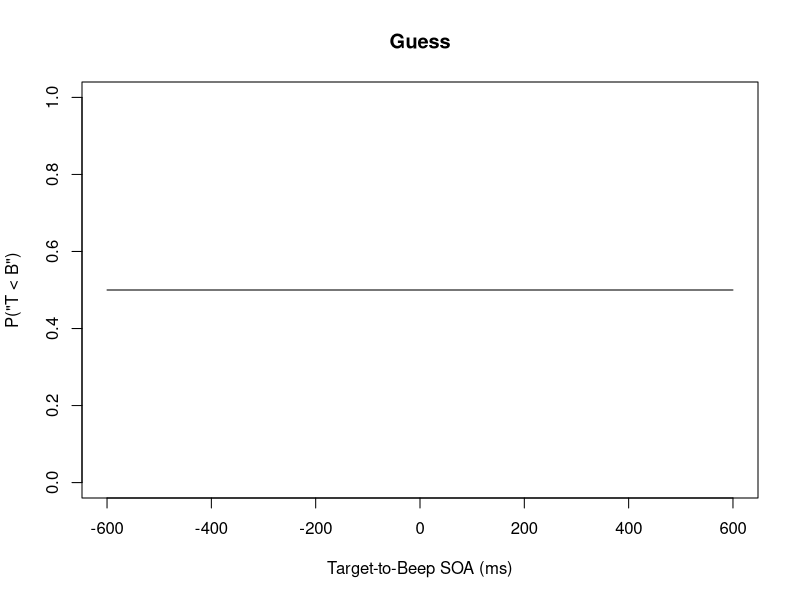
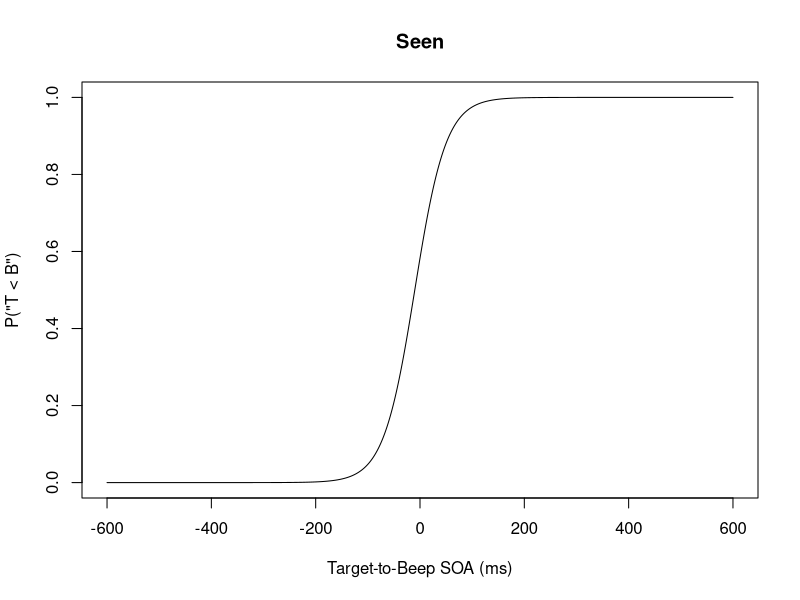
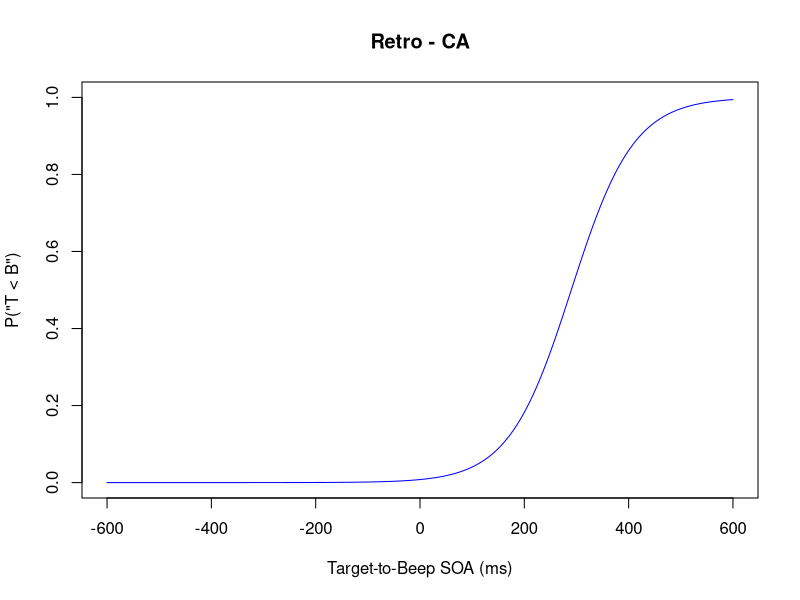
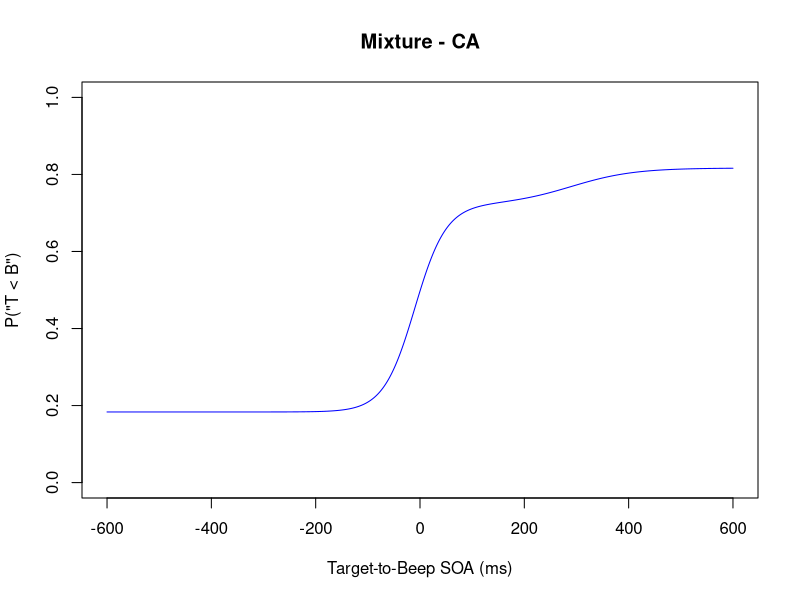
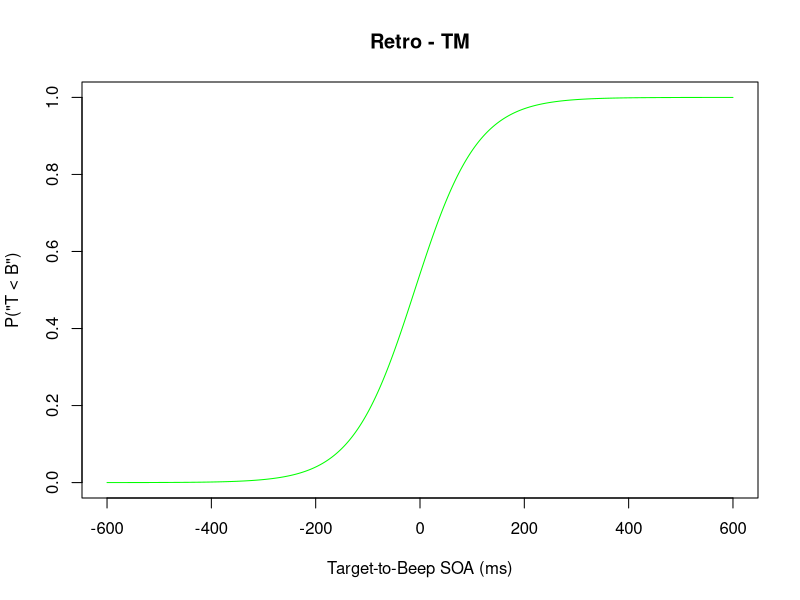
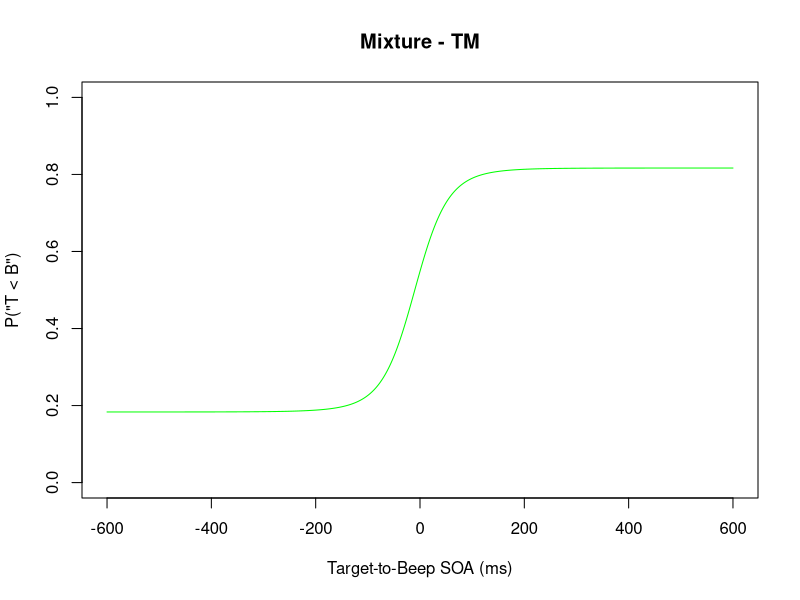
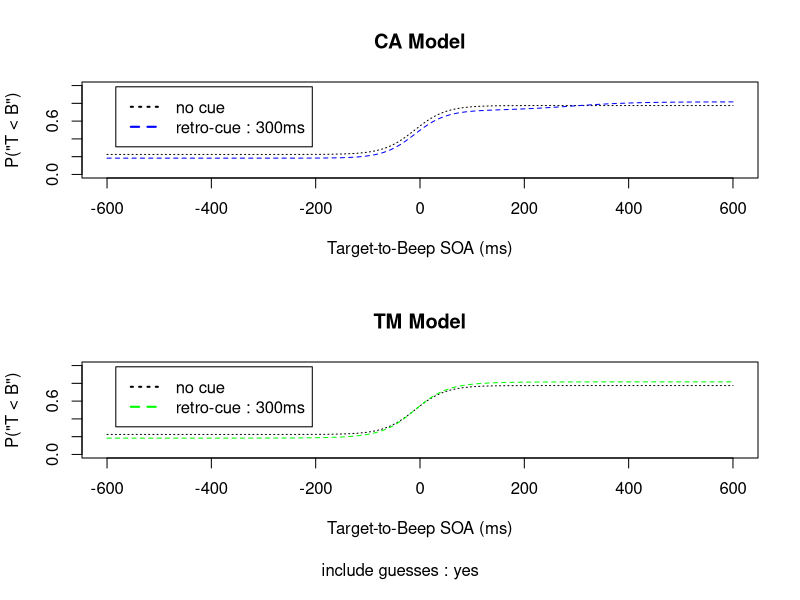
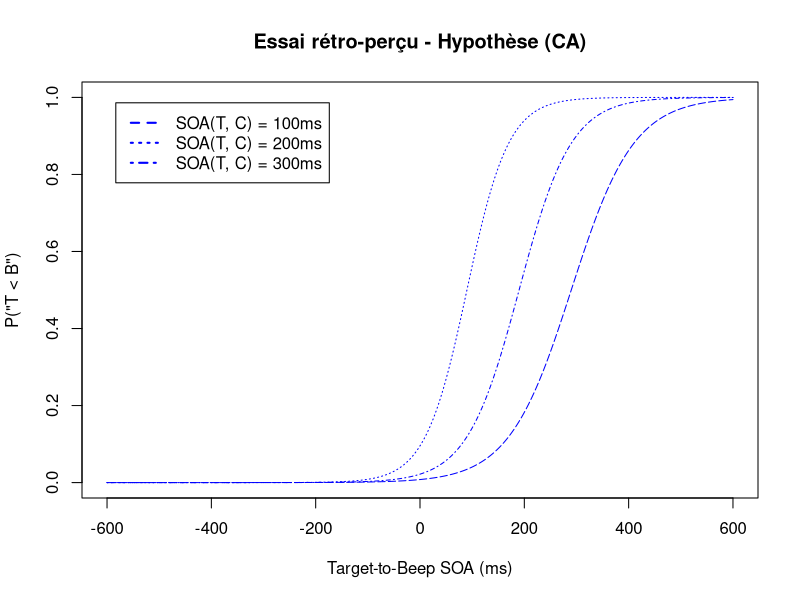

R code for these plots, in order:
#### Temporal Order Judgment (TOJ) Model ###

# Chaque essai a 3 issues possibles :
# 1. soit la cible n’a pas été perçue consciemment ;
# 2. soit la cible a été perçue consciemment directement ;
# 3. soit la cible a été perçue consciemment rétrospectivement grâce à la cue.
# Dans la suite, on qualifiera ces 3 types d'essai par 1. "guess", 2. "seen", et 3. "retro"

# Proportions of trials

# baseline probability to see the target in no-cue condition,
# data from Sergent_Thibault_et_al 2016 PLOS
p.seen.nocue <- 0.55

## proportion of "guess" trials, with cue present
p.guess <- function(soa.toCue) {
  # data from Sergent_Thibault_et_al 2016 PLOS
  data.soa.toCue <- c(-100, 100, 400)
  data.p.guess <-  c(0.24, 0.32, 0.39)
  # linear interpolation of data points
  approxfun(data.soa.toCue, data.p.guess, rule=2)(soa.toCue)
}

## fraction of "retro" trials among both "seen" and "retro" trials
fraction.retro <- function(soa.toCue) {
  if (soa.toCue >= 0) {
    ## defined as the increase in probability to see the target from the baseline
    (1 - p.seen.nocue - p.guess(soa.toCue)) / p.seen.nocue
  } else {
    0 # retroperception cannot happen when the cue appears before the target
  }
}

### with cue present
p.trials <- function(soa.toCue, include.guesses = TRUE) {
  p.g <- if (include.guesses) p.guess(soa.toCue) else 0
  p.retro <- (1 - p.g) * fraction.retro(soa.toCue)
  p.seen <- 1 - p.g - p.retro
  list(guess = p.g, seen = p.seen, retro = p.retro)
}

### no cue
p.trials.nocue <- function(include.guesses = TRUE) {
  p.g <- if (include.guesses) 1 - p.seen.nocue else 0
  p.s <- 1 - p.g
  list(guess = p.g, seen = p.s)
}

# Psychometric Functions :
# probability of getting response "Target before Beep"
# as a function of the SOA between the Target and the Beep
# in the TOJ task

## PSS (Point of Subjective Simultaneity)

## for "seen" trials
pss.toBeep.seen <- -10 # -10ms from <W Fujisaki, S Shimojo, M Kashino, S Nishida - Nature neuroscience, 2004>

### for "retro" trials
pss.toBeep.retro <- function(soa.toCue = 0, model) {
  if (model == "CA") { # Conscious Access Model: PSS close to cue
    pss.toBeep.seen + soa.toCue
  } else { # Time Marker Model: PSS close to beep
    pss.toBeep.seen # constant
  } 
}

## Slope

### for "seen" trials
### data from <Hanson_et_al 2008 Exp_Brain_Res RecalibrationOfPerceivedTimeAc> estimate of sensitivity to temporal order in the form of just-noticeable difference (JND) (approximately half the offset between the 27 and 73% response levels on the psychometric function)
jnd.toBeep.seen <- 30

### for "retro" trials
jnd.toBeep.retro <- function(soa.toCue = 0, model) {
  jnd.toBeep.seen + soa.toCue / 10 # lower precision due to the degradation of the sensory memory trace over time
}

## Logistic function to fit the psychometric functions to
logistic <- function(x, mu = 0, teta = 1) {
  1 / (1 + exp(-(x - mu) / teta))
}


## Individual Component Functions

### for "guess" trials
p.beforeBeep.guess <- function(soa.toBeep) {
  rep(0.5, length(soa.toBeep)) # assuming no bias
}

### for "seen" trials
p.beforeBeep.seen <- function(soa.toBeep) {
  logistic(soa.toBeep, pss.toBeep.seen, jnd.toBeep.seen)
}

### for "retro" trials
p.beforeBeep.retro <- function(soa.toBeep, soa.toCue = 0, model) {
  pss <- pss.toBeep.retro(soa.toCue, model)
  jnd <- jnd.toBeep.retro(soa.toCue, model)
  logistic(soa.toBeep, pss, jnd)
}

## Mixture Functions

### with cue present
p.beforeBeep.mixture <- function(soa.toBeep, soa.toCue = 0, model, include.guesses = TRUE) {
  proportions <- p.trials(soa.toCue, include.guesses)
  proportions$retro * p.beforeBeep.retro(soa.toBeep, soa.toCue, model) +
  proportions$seen * p.beforeBeep.seen(soa.toBeep) +
  proportions$guess * p.beforeBeep.guess(soa.toBeep)
}

### no cue
p.beforeBeep.mixture.nocue <- function(soa.toBeep, include.guesses = TRUE) {
  proportions <- p.trials.nocue(include.guesses)
  proportions$guess * p.beforeBeep.guess(soa.toBeep) +
  proportions$seen * p.beforeBeep.seen(soa.toBeep)
}

# Plots

data.soa.toCue <- 300
data.soa.toBeep <- seq(-600, 600, by=1)
#include.guesses <- FALSE
include.guesses <- TRUE
models <- list(list(name="CA", color="blue"), list(name="TM", color="green"))

## Individual psychometric functions
plot.function <- function(p.function, color, title) {
  quartz()
  plot(data.soa.toBeep, p.function(data.soa.toBeep),
       type="l",
       xlab="Target-to-Beep SOA (ms)", ylab="P(\"T < B\")",
       ylim=c(0,1),
       col=color,
       main=title)
}

plot.function(p.beforeBeep.guess, "black", "Guess")
plot.function(p.beforeBeep.seen, "black", "Seen")
for (model in models) {
  p.function.retro <- function(soa.toBeep) {
    p.beforeBeep.retro(soa.toBeep, data.soa.toCue, model$name)
  }
  p.function.mixture <- function(soa.toBeep) {
    p.beforeBeep.mixture(data.soa.toBeep, data.soa.toCue, model$name, include.guesses)
  }
  plot.function(p.function.retro, model$color, sprintf("Retro - %s", model$name))
  plot.function(p.function.mixture, model$color, sprintf("Mixture - %s", model$name))
}

## Mixture psychometric function : with cue vs no cue
### A : Model CA
### B : Model TM
quartz()
par(mfrow=c(2, 1))
par(oma=c(2, 0, 0, 0))
plot.mixtures <- function(model, color) {
  plot(data.soa.toBeep, p.beforeBeep.mixture.nocue(data.soa.toBeep, include.guesses),
       type="l", col="black", lty="dotted",
       xlab="Target-to-Beep SOA (ms)", ylab="P(\"T < B\")",
       ylim=c(0,1),
       main=sprintf("%s Model", model))
  lines(data.soa.toBeep, p.beforeBeep.mixture(data.soa.toBeep, soa.toCue = data.soa.toCue, model, include.guesses),
        col=color, lty="dashed")
  legend("topleft", inset=.05, lwd=2,
         c("no cue", sprintf("retro-cue : %dms", data.soa.toCue)),
         col=c("black", color),
         lty=c("dotted", "dashed"))
}
plot.mixtures("CA", "blue")
plot.mixtures("TM", "green")
mtext(sprintf("include guesses : %s", if (include.guesses) "yes" else "no"), side=1, outer=TRUE)

## Other Figures

quartz()
legend.strings <- c()
soas <- c(100, 200, 300)
for (i in 1:length(soas)) {
  soa <- soas[i]
  legend.strings <- c(legend.strings, sprintf("SOA(T, C) = %dms", soa))
  if (i == 1) {
    plot(data.soa.toBeep, p.beforeBeep.retro(data.soa.toBeep, soa, "CA"),
         type="l",
         xlab="Target-to-Beep SOA (ms)", ylab="P(\"T < B\")",
         ylim=c(0,1),
         col="blue",
         lty=2+i,
         main="Essai rétro-perçu - Hypothèse (CA)")
  } else {
    lines(data.soa.toBeep, p.beforeBeep.retro(data.soa.toBeep, soa, "CA"),
          type="l",
          xlab="Target-to-Beep SOA (ms)", ylab="P(\"T < B\")",
          ylim=c(0,1),
          col="blue",
          lty=2+i)
  }
}
legend("topleft", inset=.05, lwd=2,
       legend.strings,
       col=rep("blue", length(soas)),
       lty=2:(2+length(soas)))

quartz()
legend.strings <- c()
soas <- c(100, 200, 300)
for (i in 1:length(soas)) {
  soa <- soas[i]
  legend.strings <- c(legend.strings, sprintf("SOA(T, C) = %dms", soa))
  if (i == 1) {
    plot(data.soa.toBeep, p.beforeBeep.retro(data.soa.toBeep, soa, "TM"),
         type="l",
         xlab="Target-to-Beep SOA (ms)", ylab="P(\"T < B\")",
         ylim=c(0,1),
         col="green",
         lty=2+i,
         main="Essai rétro-perçu - Hypothèse (TM)")
  } else {
    lines(data.soa.toBeep, p.beforeBeep.retro(data.soa.toBeep, soa, "TM"),
          type="l",
          xlab="Target-to-Beep SOA (ms)", ylab="P(\"T < B\")",
          ylim=c(0,1),
          col="green",
          lty=2+i)
  }
}
legend("topleft", inset=.05, lwd=2,
       legend.strings,
       col=rep("green", length(soas)),
       lty=2:(2+length(soas)))
